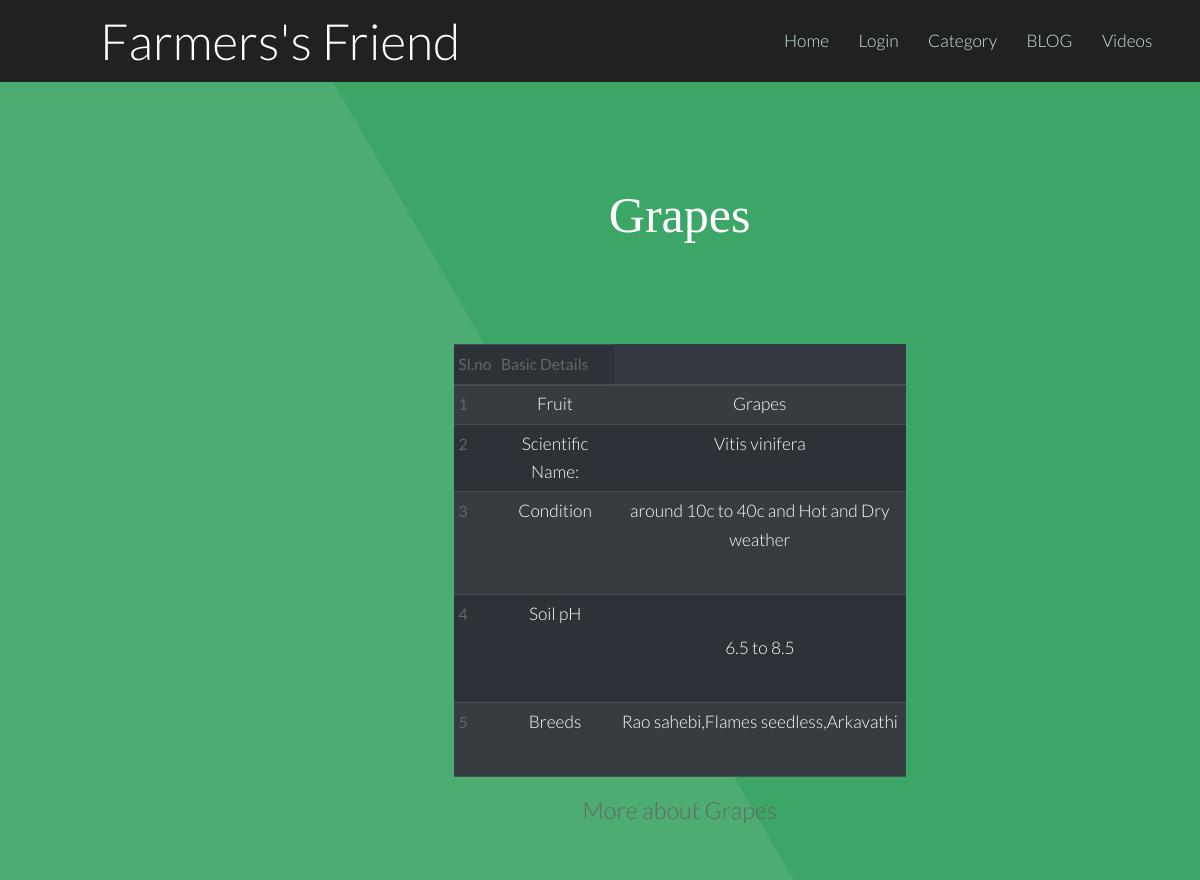
The app's page /review.php?pid=30 with its own data.
### tables this page shows
CREATE TABLE `details` (
  `did` int(10) NOT NULL,
  `pid` int(255) NOT NULL,
  `product` varchar(255) NOT NULL,
  `SciName` varchar(100) DEFAULT NULL,
  `cliTemp` varchar(50) DEFAULT NULL,
  `soil` varchar(50) DEFAULT NULL,
  `varieties` varchar(50) DEFAULT NULL
);

### review.php (the view, shortened to what this page needs)
<?php
	require 'db.php';
	$pid = $_GET['pid'];
?>
<!DOCTYPE html>
<html>
<head>
		<link href="bootstrap\css\bootstrap.min.css" rel="stylesheet">
		<link rel="stylesheet" href="Blog/commentBox.css" />
</head>
<body>
				<?php
					require 'menu.php';
					$sql="SELECT * FROM details WHERE pid = '$pid'";
					$result = mysqli_query($conn, $sql);
					$row = mysqli_fetch_assoc($result);
					?>
				<section id="main" class="wrapper style1 align-center">
						<div class="container">
							<div class="row">
								<div class="col-sm-4">
								</div>
								<div class="col-12 col-sm-6">
									<p style="font: 50px Times new roman;"><?= $row['product']; ?></p>
									<table class="table table-sm table-dark">
									  <thead>
										<tr  class="table-active">
										  <th scope="col">Sl.no</th>
										  <th scope="col" style="position=center">Basic Details</th>
										</tr>
									  </thead>
									  <tbody>
										<tr class="table-active">
										  <th scope="row">1</th>
										  <td colspan="2">Fruit</td>
										  <td><?= $row['product']; ?></td>
										</tr>
										<tr class="table-active">
										  <th scope="row">2</th>
										  <td colspan="2">Scientific Name:</td>
										  <td><?= $row['SciName']; ?></td>
										</tr>
										<tr class="table-active">
										  <th scope="row">3</th>
										  <td colspan="2">Condition</td>
										  <td><?= $row['cliTemp']; ?></td>
										</tr>
										<tr class="table-active">
										  <th scope="row">4</th>
										  <td colspan="2">Soil pH</td>
										  <td><?= $row['soil']; ?></td>
										</tr>
										<tr  class="table-active">
										  <th scope="row">5</th>
										  <td colspan="2">Breeds</td>
										  <td><?= $row['varieties']; ?></td>
										</tr>
									  </tbody>
									</table>
										<h3><a href="<?= $row['product'];?>.php">More about <?= $row['product']; ?> </a></h3>
								</div>
							</div><br />
						</div>
						<br /><br />
	</body>
</html>

### css/style.css (style rules this page uses)
body { background: #fff; }
body, input, select, textarea { color: #444; font-family: "Lato", Helvetica, sans-serif; font-size: 15pt; font-weight: 300; line-height: 1.65em; }
a { color: #4dac71; text-decoration: underline; }
p { margin: 0 0 2em 0; }
h1, h2, h3, h4, h5, h6 { color: #666; font-weight: 300; line-height: 1em; margin: 0 0 1em 0; }
h1 a, h2 a, h3 a, h4 a, h5 a, h6 a { color: inherit; text-decoration: none; }
h3 { font-size: 1.35em; line-height: 1.5em; }
.align-center { text-align: center; }
table { margin: 0 0 2em 0; width: 100%; }
table tbody tr { border: solid 1px rgba(144, 144, 144, 0.25); border-left: 0; border-right: 0; }
table tbody tr:nth-child(2n + 1) { background-color: rgba(144, 144, 144, 0.075); }
table td { padding: 0.75em 0.75em; }
table th { color: #666; font-size: 0.9em; font-weight: 400; padding: 0 0.75em 0.75em 0.75em; text-align: left; }
table thead { border-bottom: solid 2px rgba(144, 144, 144, 0.25); }
.wrapper { padding: 6em 0em 4em; }
.wrapper.style1 { background-color: #3ba666; -moz-background-image: linear-gradient(60deg, #4dac71 50%, #3ba666 50%); -webkit-background-image: linear-gradient(60deg, #4dac71 50%, #3ba666 50%); -o-background-image: linear-gradient(60deg, #4dac71 50%, #3ba666 50%); -ms-background-image: linear-gradient(60deg, #4dac71 50%, #3ba666 50%); background-image: linear-gradient(60deg, #4dac71 50%, #3ba666 50%); color: #ffffff; }

### css/style-xlarge.css (style rules this page uses)
body, input, select, textarea { font-size: 13pt; }

### css/style-large.css (style rules this page uses)
body, input, select, textarea { font-size: 13pt; }

### records on screen
details: product "Grapes", SciName "Vitis vinifera", cliTemp "around 10c to 40c and Hot and Dry weather", soil "6.5 to 8.5", varieties "Rao sahebi,Flames seedless,Arkavathi"

### other values on screen
$loginProfile "Login"
